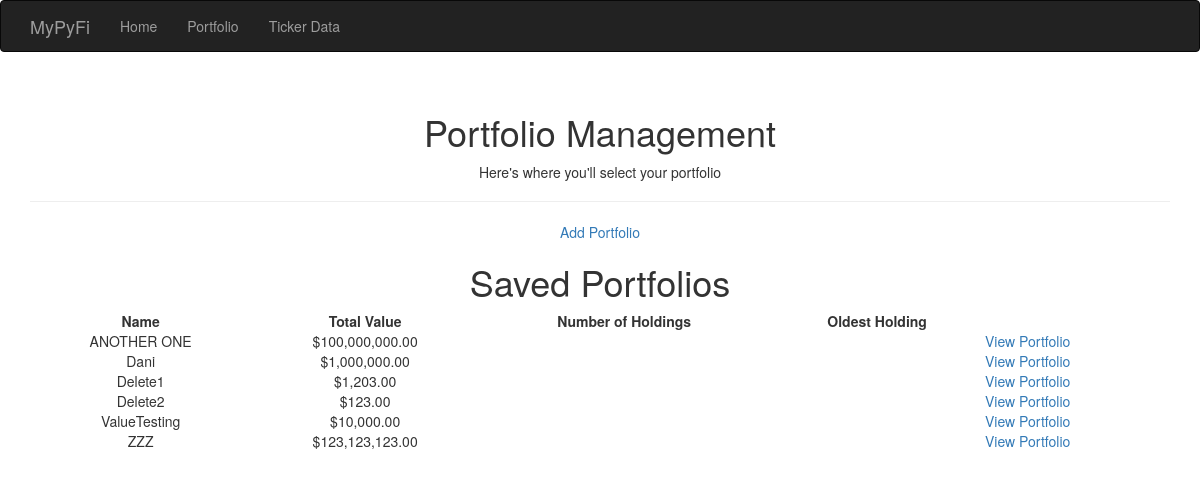
The page /portfolio_main on the database as committed earlier.
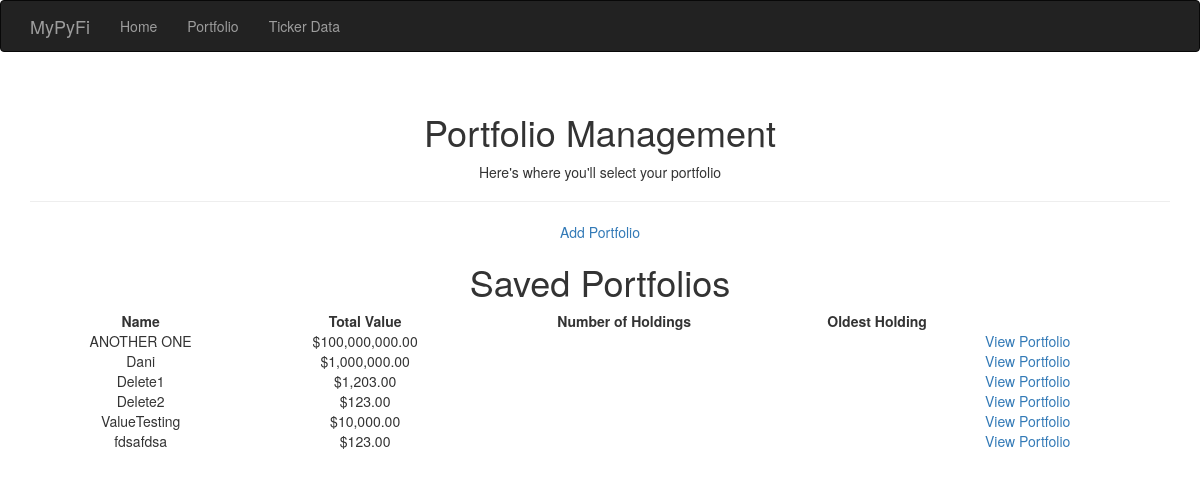
The same page on the database as committed later.
### app/models.py (models this page shows, shortened)
class Portfolio(db.Model):
    __tablename__ = 'portfolios'
    id = db.Column(db.Integer, primary_key=True, autoincrement=True)
    name = db.Column(db.String(25), unique=True)
    cash = db.Column(db.Float)
    holdings = db.relationship('Holding', backref='portfolio', lazy='dynamic')

### app/main/views.py (the view)
@main.route('/portfolio_main', methods=['GET', 'POST'])
def portfolio_main():
    portfolio_data = Portfolio.query.order_by(Portfolio.name).all()
    return render_template('portfolio_main.html', portfolio_data=portfolio_data)

### app/templates/portfolio_main.html (shortened to what this page needs)
{% extends "base.html" %}
{% import "bootstrap/wtf.html" as wtf %}
{% block page_content %}
<div class="page-header">
    <h1>
        <center>Portfolio Management</center>
    </h1>
    <p>
    <center>Here's where you'll select your portfolio</center>
    </p>
</div>
<div style="text-align:center">
    <a class="button" href="{{ url_for('main.portfolio_add') }}">Add Portfolio</a>
</div>
{% if not portfolio_data|count > 0 %}
<h1>
    <center>No Portfolios Found!</center>
</h1>
<p>
<center>There are no portfolios saved</center></p>
{% else %}
<h1>
    <center>Saved Portfolios</center>
</h1>
<table style="width:100%">
    <tr>
        <th>
            <center>Name</center>
        </th>
        <th>
            <center>Total Value</center>
        </th>
        <th>
            <center>Number of Holdings</center>
        </th>
        <th>
            <center>Oldest Holding</center>
        </th>
    </tr>
    {% for portfolio in portfolio_data %}
    <tr>
        <td>
            <center>{{ portfolio["name"] }}</center>
        </td>
        <td>
            <center>{{ "${:,.2f}".format(portfolio["cash"]) }}</center>
        </td>
        <td>
        </td>
        <td>
        </td>
        <td><a class="button" href="{{ url_for('main.portfolio', name=portfolio['name']) }}">View Portfolio</a></td>
    </tr>
    {% endfor %}
</table>
{% endif %}
{% endblock %}

### app/templates/base.html (shortened to what this page needs)
{% extends "bootstrap/base.html" %}
{% block head %}
{{ super() }}
{% endblock %}
{% block navbar %}
<div class="navbar navbar-inverse" role="navigation">
    <div class="container">
        <div class="navbar-header">
            <a class="navbar-brand" href="/">MyPyFi</a>
        </div>
        <div class="navbar-collapse collapse">
            <ul class="nav navbar-nav">
                <li><a href="/">Home</a></li>
                <li><a href="{{ url_for('main.portfolio_main') }}">Portfolio</a></li>
                <li><a href="{{ url_for('main.ticker_data') }}">Ticker Data</a></li>
            </ul>
        </div>
    </div>
</div>
{% endblock %}
{% block content %}
<div class="container">
    {% block page_content %}{% endblock %}
</div>
{% endblock %}

Rows that differ between the two databases and show on the page:
changed Portfolio: name "ZZZ" → "fdsafdsa"; cash "$123,123,123.00" → "$123.00"
